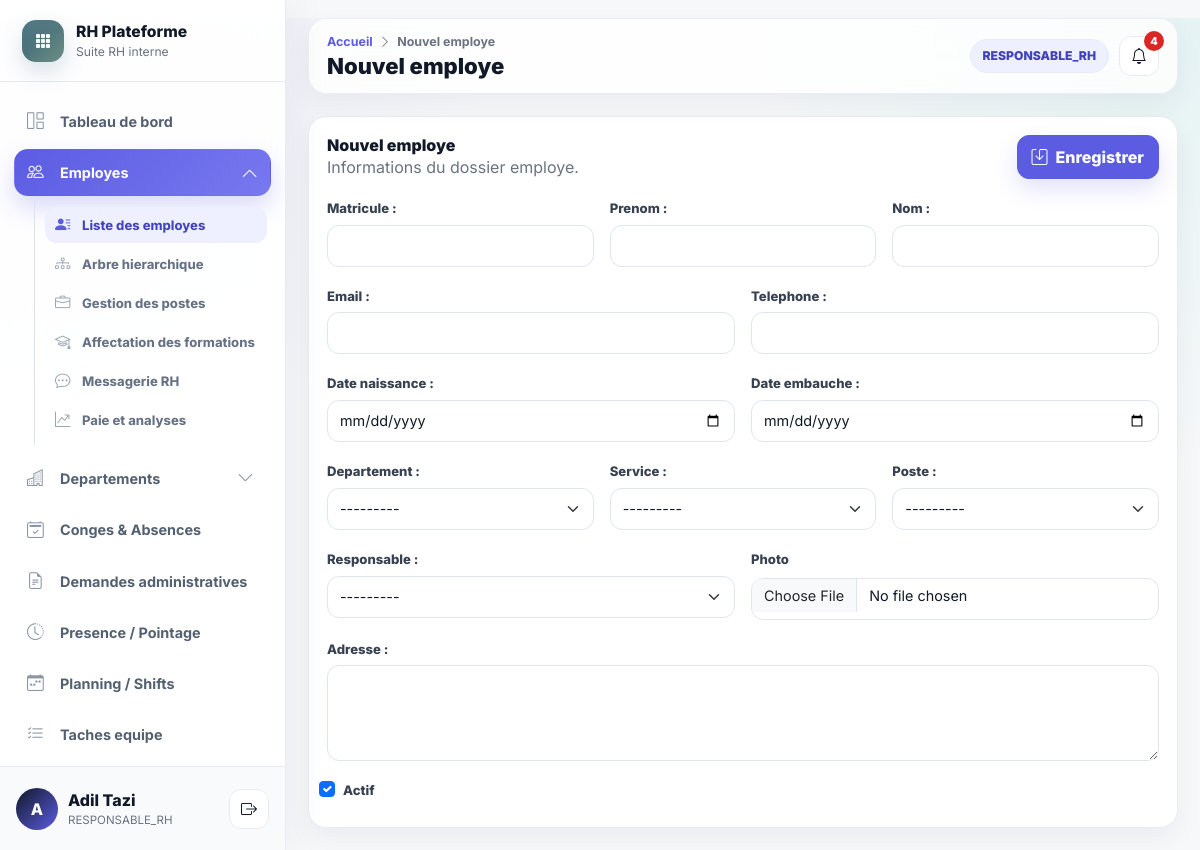
The app's page /employes/nouveau (signed in) with its own data.
### accounts/models.py (models this page shows, shortened)
class UtilisateurProfile(models.Model):
    user = models.OneToOneField(settings.AUTH_USER_MODEL, on_delete=models.CASCADE, related_name="profile")
    role = models.CharField(max_length=40, choices=Role.choices)
    actif = models.BooleanField(default=True)
    employe = models.OneToOneField(
        "hr.Employe",
        on_delete=models.SET_NULL,
        null=True,
        blank=True,
        related_name="utilisateur_profile",
    )
    class Meta:
        verbose_name = "Utilisateur"
        verbose_name_plural = "Utilisateurs"

### hr/models.py (models this page shows, shortened)
class Employe(models.Model):
    matricule = models.CharField(max_length=100, unique=True)
    nom = models.CharField(max_length=255)
    prenom = models.CharField(max_length=255)
    email = models.EmailField()
    telephone = models.CharField(max_length=80, blank=True)
    date_naissance = models.DateField(null=True, blank=True)
    date_embauche = models.DateField()
    adresse = models.TextField(blank=True)
    photo = models.ImageField(upload_to="uploads/photos/", null=True, blank=True)
    departement = models.ForeignKey(Departement, on_delete=models.SET_NULL, null=True, blank=True, related_name="employes")
    service = models.ForeignKey(Service, on_delete=models.SET_NULL, null=True, blank=True, related_name="employes")
    poste = models.ForeignKey(Poste, on_delete=models.SET_NULL, null=True, blank=True, related_name="employes")
    responsable = models.ForeignKey("self", on_delete=models.SET_NULL, null=True, blank=True, related_name="collaborateurs")
    localisation = models.CharField(max_length=255, blank=True, default="Casablanca")
    actif = models.BooleanField(default=True)
    created_at = models.DateTimeField(auto_now_add=True)
    updated_at = models.DateTimeField(auto_now=True)
    class Meta:
        ordering = ["nom", "prenom"]
    def __str__(self):
        return self.nom_complet
    @property
    def nom_complet(self):
        return f"{self.prenom or ''} {self.nom or ''}".strip()

### hr/views.py (the view)
# urls.py: path("employes/nouveau", views.employe_create, name="employe_create"),
@role_required(Role.ADMIN, Role.RESPONSABLE_RH)
def employe_create(request):
    return render(request, "employes/form.html", {"page_title": "Nouvel employe", "form": EmployeForm(), "employe": None})

### hr/forms.py (shortened to what this page needs)
class EmployeForm(BootstrapModelForm):
    class Meta:
        model = Employe
        fields = [
            "matricule",
            "nom",
            "prenom",
            "email",
            "telephone",
            "date_naissance",
            "date_embauche",
            "adresse",
            "departement",
            "service",
            "poste",
            "responsable",
            "actif",
        ]
        widgets = {
            "date_naissance": forms.DateInput(attrs={"type": "date"}),
            "date_embauche": forms.DateInput(attrs={"type": "date"}),
            "adresse": forms.Textarea(attrs={"rows": 3}),
        }

### hr/models.py (called while the page is built)
    def __str__(self):
        return self.libelle

    def __str__(self):
        return self.libelle

    def __str__(self):
        return self.libelle

### hr/permissions.py (called while the page is built)
def profile_for(user):
    return getattr(user, "profile", None)

def has_any_role(user, *roles):
    profile = profile_for(user)
    return bool(user.is_authenticated and profile and profile.actif and profile.role in roles)

def role_required(*roles):
    def decorator(view_func):
        @login_required
        @wraps(view_func)
        def wrapper(request, *args, **kwargs):
            if not has_any_role(request.user, *roles):
                messages.error(request, "Vous n'etes pas autorise a acceder a cette page.")
                return redirect("dashboard")
            return view_func(request, *args, **kwargs)
        return wrapper
    return decorator

### templates/employes/form.html (shortened to what this page needs)
{% extends "base.html" %}
{% block content %}
<form class="form-panel" method="post" action="{% url 'employe_save' %}" enctype="multipart/form-data">
    <div class="panel-header">
        <div><h3>{{ page_title }}</h3><p class="mb-0">Informations du dossier employe.</p></div>
        <button class="btn btn-accent" type="submit"><i class="bi bi-save"></i> Enregistrer</button>
    </div>
    <div class="row g-3">
        <div class="col-md-4">{{ form.matricule.label_tag }}{{ form.matricule }}</div>
        <div class="col-md-4">{{ form.prenom.label_tag }}{{ form.prenom }}</div>
        <div class="col-md-4">{{ form.nom.label_tag }}{{ form.nom }}</div>
        <div class="col-md-6">{{ form.email.label_tag }}{{ form.email }}</div>
        <div class="col-md-6">{{ form.telephone.label_tag }}{{ form.telephone }}</div>
        <div class="col-md-6">{{ form.date_naissance.label_tag }}{{ form.date_naissance }}</div>
        <div class="col-md-6">{{ form.date_embauche.label_tag }}{{ form.date_embauche }}</div>
        <div class="col-md-4">{{ form.departement.label_tag }}{{ form.departement }}</div>
        <div class="col-md-4">{{ form.service.label_tag }}{{ form.service }}</div>
        <div class="col-md-4">{{ form.poste.label_tag }}{{ form.poste }}</div>
        <div class="col-md-6">{{ form.responsable.label_tag }}{{ form.responsable }}</div>
        <div class="col-md-6">
            <label class="form-label" for="photoFile">Photo</label>
            <input class="form-control" type="file" id="photoFile" name="photoFile" accept="image/*">
        </div>
        <div class="col-12">{{ form.adresse.label_tag }}{{ form.adresse }}</div>
        <div class="col-12 form-check">{{ form.actif }} <label class="form-check-label" for="{{ form.actif.id_for_label }}">Actif</label></div>
    </div>
</form>
{% endblock %}

### templates/base.html (shortened to what this page needs)
{% load static message_tags %}
<!DOCTYPE html>
<html lang="fr">
<head>
    <link href="https://cdn.jsdelivr.net/npm/bootstrap@5.3.3/dist/css/bootstrap.min.css" rel="stylesheet">
    <link href="https://cdn.jsdelivr.net/npm/bootstrap-icons@1.11.3/font/bootstrap-icons.css" rel="stylesheet">
    <link rel="stylesheet" href="{% static 'css/main.css' %}?v=premium-rh-saas-1">
</head>
<body class="app-body">
<div class="app-shell">
    <aside id="sidebar" class="app-sidebar">
        <div class="sidebar-brand">
            <div class="brand-mark"><i class="bi bi-grid-3x3-gap-fill"></i></div>
            <div class="brand-copy">
                <div class="brand-title">RH Plateforme</div>
                <div class="brand-subtitle">Suite RH interne</div>
            </div>
        </div>
        <nav class="sidebar-nav" aria-label="Navigation principale">
            <a href="{% url 'dashboard' %}" class="sidebar-item nav-link" data-route="/dashboard"><i class="bi bi-grid-1x2"></i><span>Tableau de bord</span></a>
            <div class="sidebar-group" data-group-route="/employes">
                <button class="sidebar-item sidebar-parent nav-link {% if nav_module == 'employes' %}active{% endif %}" type="button" data-bs-toggle="collapse" data-bs-target="#menuEmployes" aria-expanded="{% if nav_module == 'employes' %}true{% else %}false{% endif %}">
                    <i class="bi bi-people"></i><span>Employes</span><i class="bi bi-chevron-down ms-auto"></i>
                </button>
                <div class="collapse sidebar-submenu {% if nav_module == 'employes' %}show{% endif %}" id="menuEmployes">
                    <a href="{% url 'employes_list' %}" class="sidebar-subitem {% if nav_item == 'employes_list' %}active{% endif %}" data-route="/employes"><i class="bi bi-person-lines-fill"></i><span>Liste des employes</span></a>
                    <a href="{% url 'hierarchy_tree' %}" class="sidebar-subitem {% if nav_item == 'hierarchy_tree' %}active{% endif %}" data-route="/employes/arbre"><i class="bi bi-diagram-3"></i><span>Arbre hierarchique</span></a>
                    {% if utilisateur_connecte.role == "ADMIN" or utilisateur_connecte.role == "RESPONSABLE_RH" %}
                        <a href="{% url 'position_management' %}" class="sidebar-subitem {% if nav_item == 'position_management' %}active{% endif %}" data-route="/employes/postes"><i class="bi bi-briefcase"></i><span>Gestion des postes</span></a>
                        <a href="{% url 'formations_admin' %}" class="sidebar-subitem {% if nav_item == 'formations_admin' %}active{% endif %}" data-route="/employes/formations"><i class="bi bi-mortarboard"></i><span>Affectation des formations</span></a>
                        <a href="{% url 'rh_messages' %}" class="sidebar-subitem" data-route="/messages-rh"><i class="bi bi-chat-dots"></i><span>Messagerie RH</span></a>
                        <a href="{% url 'payroll_analytics' %}" class="sidebar-subitem {% if nav_item == 'payroll_analytics' %}active{% endif %}" data-route="/employes/paie"><i class="bi bi-graph-up-arrow"></i><span>Paie et analyses</span></a>
                    {% else %}
                        <a href="{% url 'my_trainings' %}" class="sidebar-subitem {% if nav_item == 'my_trainings' %}active{% endif %}" data-route="/formations"><i class="bi bi-mortarboard"></i><span>Mes formations</span></a>
                    {% endif %}
                </div>
            </div>
            {% if utilisateur_connecte.role == "ADMIN" or utilisateur_connecte.role == "RESPONSABLE_RH" %}
                <div class="sidebar-group" data-group-route="/departements">
                    <button class="sidebar-item sidebar-parent nav-link {% if nav_module == 'departements' %}active{% endif %}" type="button" data-bs-toggle="collapse" data-bs-target="#menuDepartements" aria-expanded="{% if nav_module == 'departements' %}true{% else %}false{% endif %}">
                        <i class="bi bi-buildings"></i><span>Departements</span><i class="bi bi-chevron-down ms-auto"></i>
                    </button>
                </div>
            {% endif %}
            <a href="{% url 'conges_list' %}" class="sidebar-item nav-link" data-route="/conges"><i class="bi bi-calendar2-check"></i><span>Conges & Absences</span></a>
            <a href="{% url 'demandes_list' %}" class="sidebar-item nav-link" data-route="/demandes"><i class="bi bi-file-earmark-text"></i><span>Demandes administratives</span></a>
            <a href="{% url 'attendance' %}" class="sidebar-item nav-link" data-route="/pointage"><i class="bi bi-clock-history"></i><span>Presence / Pointage</span></a>
            <a href="{% url 'planning' %}" class="sidebar-item nav-link" data-route="/planning"><i class="bi bi-calendar-week"></i><span>Planning / Shifts</span></a>
            <a href="{% url 'team_tasks' %}" class="sidebar-item nav-link" data-route="/taches"><i class="bi bi-list-check"></i><span>Taches equipe</span></a>
            <a href="{% url 'rh_messages' %}" class="sidebar-item nav-link" data-route="/messages-rh"><span>Contact RH / Messages</span></a>
        </nav>
        <div class="sidebar-user">
            <div class="user-avatar"><span>{{ utilisateur_connecte.employe.prenom|first|default:"U" }}</span></div>
            <div class="user-meta">
                <div class="user-name">{{ utilisateur_connecte.employe.nom_complet|default:"Utilisateur" }}</div>
                <div class="user-role">{{ utilisateur_connecte.role|default:"Session" }}</div>
            </div>
            <form action="{% url 'logout' %}" method="post" class="ms-auto">
                <button type="submit" class="btn btn-rh-icon" title="Se deconnecter"><i class="bi bi-box-arrow-right"></i></button>
            </form>
        </div>
    </aside>
    <main id="main-content" class="app-main">
        <nav class="app-topbar">
            <div class="page-header">
                <div class="breadcrumb-line">
                    <a href="{% url 'dashboard' %}">Accueil</a>
                    <i class="bi bi-chevron-right"></i>
                    <span>{{ page_title|default:"Page" }}</span>
                </div>
                <h1 class="page-title">{{ page_title|default:"Page" }}</h1>
            </div>
            <div class="topbar-actions">
                <span class="role-pill">{{ utilisateur_connecte.role|default:"Utilisateur" }}</span>
                <a href="{% url 'notifications_list' %}" class="btn btn-rh-icon position-relative" title="Notifications">
                    <i class="bi bi-bell"></i>
                    {% if notifications_non_lues > 0 %}<span class="topbar-badge">{{ notifications_non_lues }}</span>{% endif %}
                </a>
            </div>
        </nav>
        <div class="app-content">
            {% block content %}{% endblock %}
        </div>
    </main>
</div>
</body>
</html>

### records on screen
UtilisateurProfile: employe.prenom|first "A", employe.nom_complet "Adil Tazi", role "RESPONSABLE_RH"

### other values on screen
{{ page_title|default:"Page" }} "Nouvel employe"
{{ notifications_non_lues }} "4"
{{ page_title }} "Nouvel employe"
